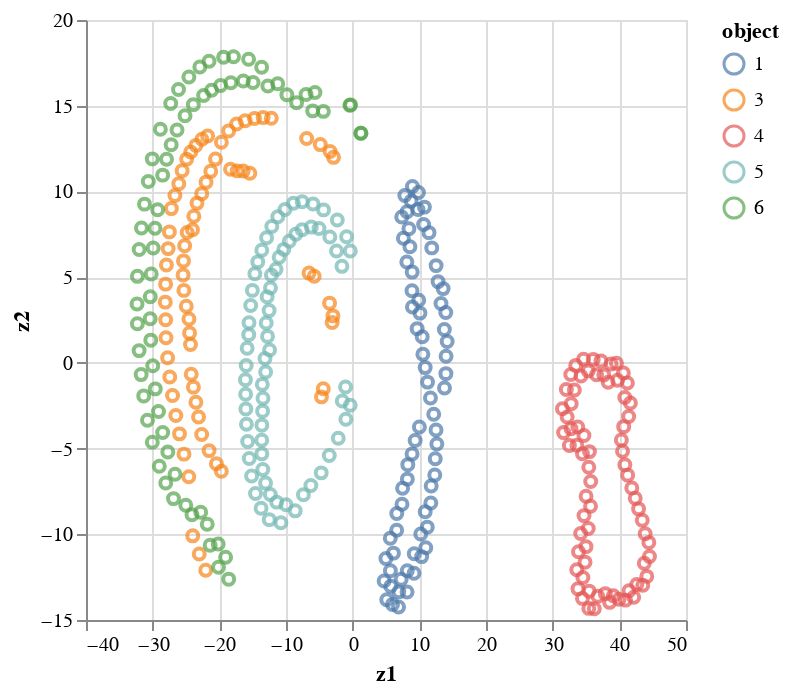

The notebook cell this image was saved under:
### Markdown cell above
(d) Apply tSNE to the entire dataset to produce a 2-dimensional representation of the dataset, with colour indicating the object label. Note: if you re-run this code, by default the random seed will change, and you will get different representations. Hand in your favourite. (Any one will do.)

### Code cell
from sklearn.manifold import TSNE

tsne_space = TSNE(n_components = 2)
transformed_X = tsne_space.fit_transform(X)

reduced_df = pd.DataFrame(transformed_X, columns = ['z1', 'z2'])
reduced_df['object'] = y

alt.Chart(reduced_df).mark_point().encode(
    x = alt.X('z1'),
    y = alt.X('z2'),
    color = alt.Color('object:N')
)

### Figure 1 — Vega-Lite specification as saved in the notebook (floating-point values rounded to 4 significant figures; data arrays with more than 128 entries replaced by an {"elided": "..."} marker saying what was removed)
{"config": {"view": {"continuousWidth": 300, "continuousHeight": 300}}, "data": {"name": "data-d7d1af7cc53c6083525f6212a33d6474"}, "mark": {"type": "point"}, "encoding": {"color": {"field": "object", "type": "nominal"}, "x": {"field": "z1", "type": "quantitative"}, "y": {"field": "z2", "type": "quantitative"}}, "$schema": "https://vega.github.io/schema/vega-lite/v5.8.0.json", "datasets": {"data-d7d1af7cc53c6083525f6212a33d6474": {"elided": "360 records"}}}
